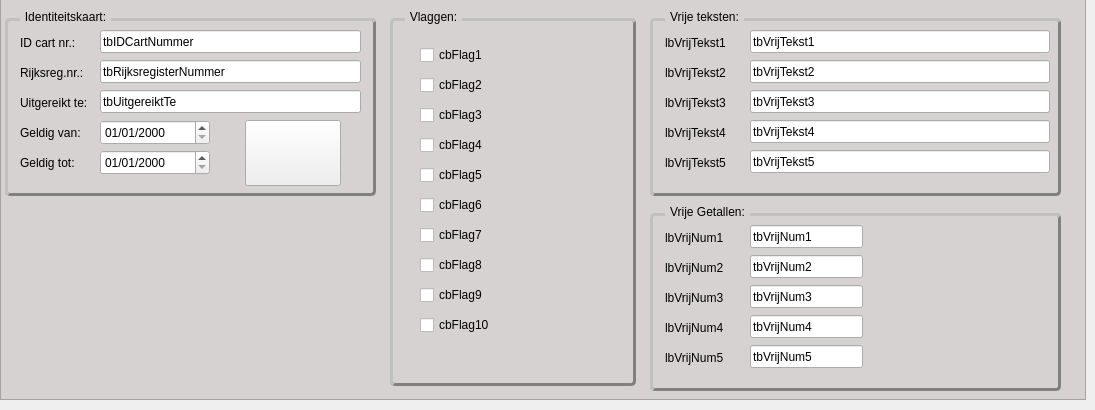
    <widget class="QWidget" name="tabDiverse">
     <attribute name="title">
      <string>Diverse</string>
     </attribute>
     <widget class="QGroupBox" name="grbxIdentiteitskaart">
      <property name="geometry">
       <rect>
        <x>5</x>
        <y>10</y>
        <width>371</width>
        <height>186</height>
       </rect>
      </property>
      <property name="styleSheet">
       <string notr="true">QGroupBox {
border: 3px solid gray;
border-radius: 5px;
margin-top: 8px;
border-style: outset;
}

QGroupBox::title {
subcontrol-origin: margin;
left: 15px;
padding: 0 3px 0 3px;
}</string>
      </property>
      <property name="title">
       <string>Identiteitskaart:</string>
      </property>
      <widget class="QLineEdit" name="tbIDCartNummer">
       <property name="geometry">
        <rect>
         <x>95</x>
         <y>20</y>
         <width>261</width>
         <height>23</height>
        </rect>
       </property>
       <property name="text">
        <string>tbIDCartNummer</string>
       </property>
      </widget>
      <widget class="QLineEdit" name="tbRijksregisterNummer">
       <property name="geometry">
        <rect>
         <x>95</x>
         <y>50</y>
         <width>261</width>
         <height>23</height>
        </rect>
       </property>
       <property name="text">
        <string>tbRijksregisterNummer</string>
       </property>
      </widget>
      <widget class="QLineEdit" name="tbUitgereiktTe">
       <property name="geometry">
        <rect>
         <x>95</x>
         <y>80</y>
         <width>261</width>
         <height>23</height>
        </rect>
       </property>
       <property name="text">
        <string>tbUitgereiktTe</string>
       </property>
      </widget>
      <widget class="QDateEdit" name="dtpGeldigVan">
       <property name="geometry">
        <rect>
         <x>95</x>
         <y>110</y>
         <width>110</width>
         <height>25</height>
        </rect>
       </property>
       <property name="displayFormat">
        <string>dd/MM/yyyy</string>
       </property>
      </widget>
      <widget class="QDateEdit" name="dtpGeldigTot">
       <property name="geometry">
        <rect>
         <x>95</x>
         <y>140</y>
         <width>110</width>
         <height>25</height>
        </rect>
       </property>
       <property name="displayFormat">
        <string>dd/MM/yyyy</string>
       </property>
      </widget>
      <widget class="QPushButton" name="btnID_Cart">
       <property name="geometry">
        <rect>
         <x>240</x>
         <y>110</y>
         <width>96</width>
         <height>66</height>
        </rect>
       </property>
       <property name="toolTip">
        <string>Inlezen van de identiteitskaart.</string>
       </property>
       <property name="text">
        <string/>
       </property>
       <property name="icon">
        <iconset resource="../resource.qrc">
         <normaloff>:/icons/icons/eID_logo.png</normaloff>:/icons/icons/eID_logo.png</iconset>
       </property>
       <property name="iconSize">
        <size>
         <width>75</width>
         <height>75</height>
        </size>
       </property>
      </widget>
      <widget class="QLabel" name="lbIDCartNummer">
       <property name="geometry">
        <rect>
         <x>15</x>
         <y>25</y>
         <width>76</width>
         <height>16</height>
        </rect>
       </property>
       <property name="text">
        <string>ID cart nr.:</string>
       </property>
      </widget>
      <widget class="QLabel" name="lbRijksregisterNummer">
       <property name="geometry">
        <rect>
         <x>15</x>
         <y>55</y>
         <width>81</width>
         <height>16</height>
        </rect>
       </property>
       <property name="text">
        <string>Rijksreg.nr.:</string>
       </property>
      </widget>
      <widget class="QLabel" name="lbUitgereiktTe">
       <property name="geometry">
        <rect>
         <x>15</x>
         <y>85</y>
         <width>81</width>
         <height>16</height>
        </rect>
       </property>
       <property name="text">
        <string>Uitgereikt te:</string>
       </property>
      </widget>
      <widget class="QLabel" name="lbGeldigVan">
       <property name="geometry">
        <rect>
         <x>15</x>
         <y>115</y>
         <width>81</width>
         <height>16</height>
        </rect>
       </property>
       <property name="text">
        <string>Geldig van:</string>
       </property>
      </widget>
      <widget class="QLabel" name="lbGeldigTot">
       <property name="geometry">
        <rect>
         <x>15</x>
         <y>145</y>
         <width>76</width>
         <height>16</height>
        </rect>
       </property>
       <property name="text">
        <string>Geldig tot:</string>
       </property>
      </widget>
     </widget>
     <widget class="QGroupBox" name="grbxFlags">
      <property name="geometry">
       <rect>
        <x>390</x>
        <y>10</y>
        <width>246</width>
        <height>376</height>
       </rect>
      </property>
      <property name="styleSheet">
       <string notr="true">QGroupBox {
border: 3px solid gray;
border-radius: 5px;
margin-top: 8px;
border-style: outset;
}

QGroupBox::title {
subcontrol-origin: margin;
left: 15px;
padding: 0 3px 0 3px;
}</string>
      </property>
      <property name="title">
       <string>Vlaggen:</string>
      </property>
      <widget class="QCheckBox" name="cbFlag1">
       <property name="geometry">
        <rect>
         <x>30</x>
         <y>35</y>
         <width>89</width>
         <height>20</height>
        </rect>
       </property>
       <property name="text">
        <string>cbFlag1</string>
       </property>
      </widget>
      <widget class="QCheckBox" name="cbFlag2">
       <property name="geometry">
        <rect>
         <x>30</x>
         <y>65</y>
         <width>89</width>
         <height>20</height>
        </rect>
       </property>
       <property name="text">
        <string>cbFlag2</string>
       </property>
      </widget>
      <widget class="QCheckBox" name="cbFlag3">
       <property name="geometry">
        <rect>
         <x>30</x>
         <y>95</y>
         <width>89</width>
         <height>20</height>
        </rect>
       </property>
       <property name="text">
        <string>cbFlag3</string>
       </property>
      </widget>
      <widget class="QCheckBox" name="cbFlag4">
       <property name="geometry">
        <rect>
         <x>30</x>
         <y>125</y>
         <width>89</width>
         <height>20</height>
        </rect>
       </property>
       <property name="text">
        <string>cbFlag4</string>
       </property>
      </widget>
      <widget class="QCheckBox" name="cbFlag5">
       <property name="geometry">
        <rect>
         <x>30</x>
         <y>155</y>
         <width>89</width>
         <height>20</height>
        </rect>
       </property>
       <property name="text">
        <string>cbFlag5</string>
       </property>
      </widget>
      <widget class="QCheckBox" name="cbFlag6">
       <property name="geometry">
        <rect>
         <x>30</x>
         <y>185</y>
         <width>89</width>
         <height>20</height>
        </rect>
       </property>
       <property name="text">
        <string>cbFlag6</string>
       </property>
      </widget>
      <widget class="QCheckBox" name="cbFlag7">
       <property name="geometry">
        <rect>
         <x>30</x>
         <y>215</y>
         <width>89</width>
         <height>20</height>
        </rect>
       </property>
       <property name="text">
        <string>cbFlag7</string>
       </property>
      </widget>
      <widget class="QCheckBox" name="cbFlag8">
       <property name="geometry">
        <rect>
         <x>30</x>
         <y>245</y>
         <width>89</width>
         <height>20</height>
        </rect>
       </property>
       <property name="text">
        <string>cbFlag8</string>
       </property>
      </widget>
      <widget class="QCheckBox" name="cbFlag9">
       <property name="geometry">
        <rect>
         <x>30</x>
         <y>275</y>
         <width>89</width>
         <height>20</height>
        </rect>
       </property>
       <property name="text">
        <string>cbFlag9</string>
       </property>
      </widget>
      <widget class="QCheckBox" name="cbFlag10">
       <property name="geometry">
        <rect>
         <x>30</x>
         <y>305</y>
         <width>89</width>
         <height>20</height>
        </rect>
       </property>
       <property name="text">
        <string>cbFlag10</string>
       </property>
      </widget>
     </widget>
     <widget class="QGroupBox" name="grbxVrijeTeksten">
      <property name="geometry">
       <rect>
        <x>650</x>
        <y>10</y>
        <width>411</width>
        <height>186</height>
       </rect>
      </property>
      <property name="styleSheet">
       <string notr="true">QGroupBox {
border: 3px solid gray;
border-radius: 5px;
margin-top: 8px;
border-style: outset;
}

QGroupBox::title {
subcontrol-origin: margin;
left: 15px;
padding: 0 3px 0 3px;
}</string>
      </property>
      <property name="title">
       <string>Vrije teksten:</string>
      </property>
      <widget class="QLineEdit" name="tbVrijTekst1">
       <property name="geometry">
        <rect>
         <x>100</x>
         <y>20</y>
         <width>300</width>
         <height>23</height>
        </rect>
       </property>
       <property name="text">
        <string>tbVrijTekst1</string>
       </property>
      </widget>
      <widget class="QLineEdit" name="tbVrijTekst2">
       <property name="geometry">
        <rect>
         <x>100</x>
         <y>50</y>
         <width>300</width>
         <height>23</height>
        </rect>
       </property>
       <property name="text">
        <string>tbVrijTekst2</string>
       </property>
      </widget>
      <widget class="QLineEdit" name="tbVrijTekst3">
       <property name="geometry">
        <rect>
         <x>100</x>
         <y>80</y>
         <width>300</width>
         <height>23</height>
        </rect>
       </property>
       <property name="text">
        <string>tbVrijTekst3</string>
       </property>
      </widget>
      <widget class="QLineEdit" name="tbVrijTekst4">
       <property name="geometry">
        <rect>
         <x>100</x>
         <y>110</y>
         <width>300</width>
         <height>23</height>
        </rect>
       </property>
       <property name="text">
        <string>tbVrijTekst4</string>
       </property>
      </widget>
      <widget class="QLineEdit" name="tbVrijTekst5">
       <property name="geometry">
        <rect>
         <x>100</x>
         <y>140</y>
         <width>300</width>
         <height>23</height>
        </rect>
       </property>
       <property name="text">
        <string>tbVrijTekst5</string>
       </property>
      </widget>
      <widget class="QLabel" name="lbVrijTekst1">
       <property name="geometry">
        <rect>
         <x>15</x>
         <y>25</y>
         <width>86</width>
         <height>16</height>
        </rect>
       </property>
       <property name="text">
        <string>lbVrijTekst1</string>
       </property>
      </widget>
      <widget class="QLabel" name="lbVrijTekst2">
       <property name="geometry">
        <rect>
         <x>15</x>
         <y>55</y>
         <width>86</width>
         <height>16</height>
        </rect>
       </property>
       <property name="text">
        <string>lbVrijTekst2</string>
       </property>
      </widget>
      <widget class="QLabel" name="lbVrijTekst3">
       <property name="geometry">
        <rect>
         <x>15</x>
         <y>85</y>
         <width>86</width>
         <height>16</height>
        </rect>
       </property>
       <property name="text">
        <string>lbVrijTekst3</string>
       </property>
      </widget>
      <widget class="QLabel" name="lbVrijTekst4">
       <property name="geometry">
        <rect>
         <x>15</x>
         <y>115</y>
         <width>86</width>
         <height>16</height>
        </rect>
       </property>
       <property name="text">
        <string>lbVrijTekst4</string>
       </property>
      </widget>
      <widget class="QLabel" name="lbVrijTekst5">
       <property name="geometry">
        <rect>
         <x>15</x>
         <y>145</y>
         <width>86</width>
         <height>16</height>
        </rect>
       </property>
       <property name="text">
        <string>lbVrijTekst5</string>
       </property>
      </widget>
     </widget>
     <widget class="QGroupBox" name="grbxVrijeGetallen">
      <property name="geometry">
       <rect>
        <x>650</x>
        <y>205</y>
        <width>411</width>
        <height>186</height>
       </rect>
      </property>
      <property name="styleSheet">
       <string notr="true">QGroupBox {
border: 3px solid gray;
border-radius: 5px;
margin-top: 8px;
border-style: outset;
}

QGroupBox::title {
subcontrol-origin: margin;
left: 15px;
padding: 0 3px 0 3px;
}</string>
      </property>
      <property name="title">
       <string>Vrije Getallen:</string>
      </property>
      <widget class="QLineEdit" name="tbVrijNum1">
       <property name="geometry">
        <rect>
         <x>100</x>
         <y>20</y>
         <width>113</width>
         <height>23</height>
        </rect>
       </property>
       <property name="text">
        <string>tbVrijNum1</string>
       </property>
      </widget>
      <widget class="QLineEdit" name="tbVrijNum2">
       <property name="geometry">
        <rect>
         <x>100</x>
         <y>50</y>
         <width>113</width>
         <height>23</height>
        </rect>
       </property>
       <property name="text">
        <string>tbVrijNum2</string>
       </property>
      </widget>
      <widget class="QLineEdit" name="tbVrijNum3">
       <property name="geometry">
        <rect>
         <x>100</x>
         <y>80</y>
         <width>113</width>
         <height>23</height>
        </rect>
       </property>
       <property name="text">
        <string>tbVrijNum3</string>
       </property>
      </widget>
      <widget class="QLineEdit" name="tbVrijNum4">
       <property name="geometry">
        <rect>
         <x>100</x>
         <y>110</y>
         <width>113</width>
         <height>23</height>
        </rect>
       </property>
       <property name="text">
        <string>tbVrijNum4</string>
       </property>
      </widget>
      <widget class="QLineEdit" name="tbVrijNum5">
       <property name="geometry">
        <rect>
         <x>100</x>
         <y>140</y>
         <width>113</width>
         <height>23</height>
        </rect>
       </property>
       <property name="text">
        <string>tbVrijNum5</string>
       </property>
      </widget>
      <widget class="QLabel" name="lbVrijNum1">
       <property name="geometry">
        <rect>
         <x>15</x>
         <y>25</y>
         <width>86</width>
         <height>16</height>
        </rect>
       </property>
       <property name="text">
        <string>lbVrijNum1</string>
       </property>
      </widget>
      <widget class="QLabel" name="lbVrijNum2">
       <property name="geometry">
        <rect>
         <x>15</x>
         <y>55</y>
         <width>86</width>
         <height>16</height>
        </rect>
       </property>
       <property name="text">
        <string>lbVrijNum2</string>
       </property>
      </widget>
      <widget class="QLabel" name="lbVrijNum3">
       <property name="geometry">
        <rect>
         <x>15</x>
         <y>85</y>
         <width>86</width>
         <height>16</height>
        </rect>
       </property>
       <property name="text">
        <string>lbVrijNum3</string>
       </property>
      </widget>
      <widget class="QLabel" name="lbVrijNum4">
       <property name="geometry">
        <rect>
         <x>15</x>
         <y>115</y>
         <width>86</width>
         <height>16</height>
        </rect>
       </property>
       <property name="text">
        <string>lbVrijNum4</string>
       </property>
      </widget>
      <widget class="QLabel" name="lbVrijNum5">
       <property name="geometry">
        <rect>
         <x>15</x>
         <y>145</y>
         <width>86</width>
         <height>16</height>
        </rect>
       </property>
       <property name="text">
        <string>lbVrijNum5</string>
       </property>
      </widget>
     </widget>
     <widget class="QFrame" name="frame_2">
      <property name="geometry">
       <rect>
        <x>0</x>
        <y>-1</y>
        <width>1086</width>
        <height>401</height>
       </rect>
      </property>
      <property name="styleSheet">
       <string notr="true">background-color: rgb(215, 210, 210);</string>
      </property>
      <property name="frameShape">
       <enum>QFrame::StyledPanel</enum>
      </property>
      <property name="frameShadow">
       <enum>QFrame::Raised</enum>
      </property>
     </widget>
     <zorder>frame_2</zorder>
     <zorder>grbxIdentiteitskaart</zorder>
     <zorder>grbxFlags</zorder>
     <zorder>grbxVrijeTeksten</zorder>
     <zorder>grbxVrijeGetallen</zorder>
    </widget>
